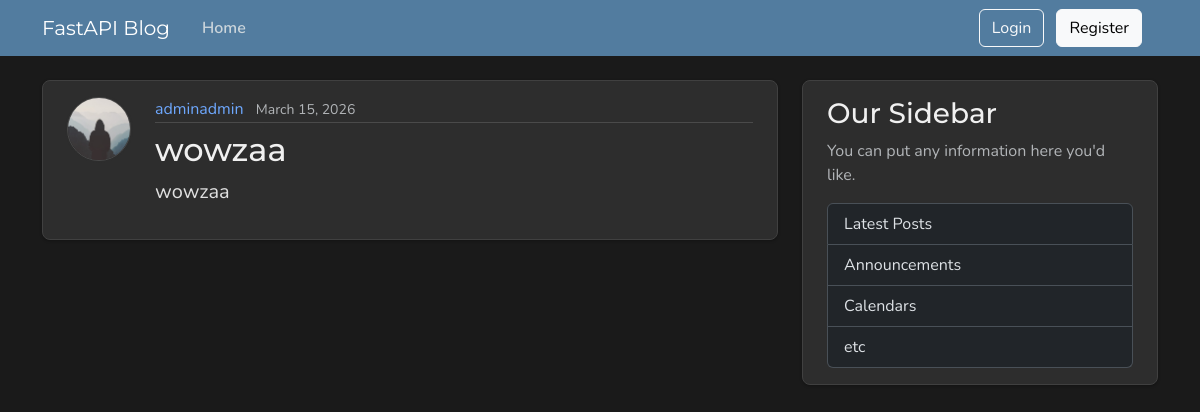
Page /posts on the earlier database version.
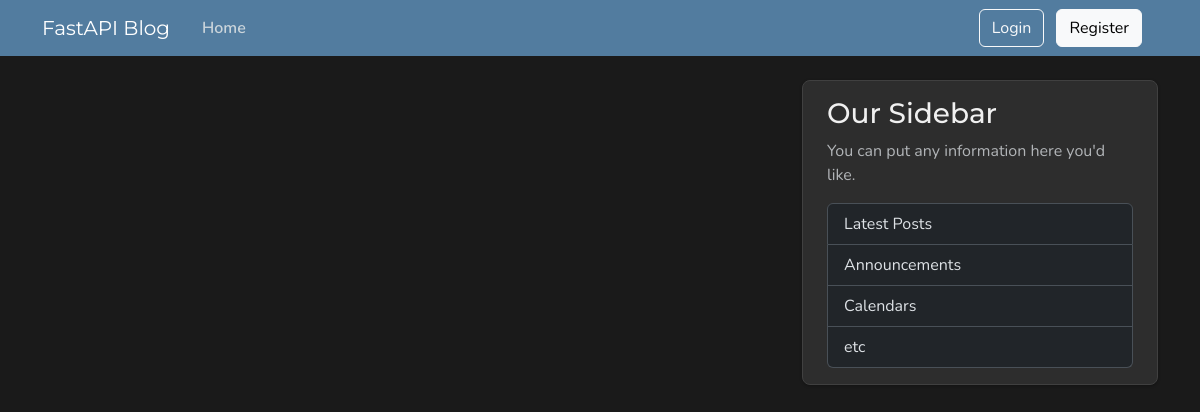
Same page on the later database version.
### models.py (models this page shows, shortened)
class Post(Base):
    __tablename__ = "posts"
    id: Mapped[int] = mapped_column(Integer, primary_key=True, index=True)
    title: Mapped[str] = mapped_column(String(100), nullable=False)
    content: Mapped[str] = mapped_column(Text, nullable=False)
    user_id: Mapped[int] = mapped_column(
        ForeignKey("users.id"),
        nullable=False,
        index=True,
    )
    date_posted: Mapped[datetime] = mapped_column(
        DateTime(timezone=True),
        default=lambda: datetime.now(UTC),
    )
    author: Mapped[User] = relationship(back_populates="posts")

class User(Base):
    __tablename__ = "users"
    id: Mapped[int] = mapped_column(Integer, primary_key=True, index=True)
    username: Mapped[str] = mapped_column(String(50), unique=True, nullable=False)
    email: Mapped[str] = mapped_column(String(120), unique=True, nullable=False)
    password_hash: Mapped[str] = mapped_column(String(200), nullable=False)
    image_file: Mapped[str | None] = mapped_column(
        String(200),
        nullable=True,
        default=None,
    )
    posts: Mapped[list[Post]] = relationship(
        back_populates="author",
        cascade="all, delete-orphan",
    )

### main.py (the view)
@app.get("/", include_in_schema=False, name="home")
@app.get("/posts", include_in_schema=False, name="posts")
async def home(request: Request, db: Annotated[AsyncSession, Depends(get_db)]):
    result = await db.execute(
        select(models.Post)
        .options(selectinload(models.Post.author))  # eager loading
        .order_by(models.Post.date_posted.desc())
    )
    posts = result.scalars().all()
    return templates.TemplateResponse(
        request,
        "home.html",
        {"posts": posts, "title": "Home"},
    )

### templates/home.html
{% extends "layout.html" %}
{% block content %}
  {% for post in posts %}
    <article class="content-section py-3 px-4 mb-4">
      <div class="d-flex align-items-start gap-4">
        <img class="rounded-circle article-img flex-shrink-0"
             src="{{ post.author.image_path }}"
             alt="{{ post.author.username }}'s profile picture"
             width="64"
             height="64"
             loading="lazy">
        <div class="flex-grow-1">
          <div class="article-metadata mb-2">
            <a class="me-2"
               href="{{ url_for("user_posts", user_id=post.author.id) }}">{{ post.author.username }}</a>
            <small class="text-body-secondary">{{ post.date_posted.strftime("%B %d, %Y") }}</small>
          </div>
          <h2>
            <a class="article-title"
               href="{{ url_for("post_page", post_id=post.id) }}">{{ post.title }}</a>
          </h2>
          <p class="article-content">{{ post.content }}</p>
        </div>
      </div>
    </article>
  {% endfor %}
{% endblock content %}

### templates/layout.html (shortened to what this page needs)
<!DOCTYPE html>
<html lang="en">
  <head>
    <link href="https://cdn.jsdelivr.net/npm/bootstrap@5.3.8/dist/css/bootstrap.min.css"
          rel="stylesheet"
>
    <link rel="stylesheet"
          type="text/css"
          href="{{ url_for("static", path='css/main.css') }}">
    </head>
  <body class="d-flex flex-column min-vh-100">
    <header class="site-header">
      <nav class="navbar navbar-expand-md bg-steel fixed-top"
           data-bs-theme="dark">
        <div class="container">
          <a class="navbar-brand me-4" href="{{ url_for("home") }}">FastAPI Blog</a>
          <div class="collapse navbar-collapse" id="navbarToggle">
            <div class="navbar-nav me-auto">
              <a class="nav-link active"
                 aria-current="page"
                 href="{{ url_for("home") }}">Home</a>
            </div>
            <div class="navbar-nav">
              <div id="loggedOutNav">
                <a class="btn btn-outline-light mb-2 mb-md-0 me-md-2" href="{{ url_for("login_page") }}">Login</a>
                <a class="btn btn-light mb-2 mb-md-0 me-md-3" href="{{ url_for("register_page") }}">Register</a>
              </div>
            </div>
          </div>
        </div>
      </nav>
    </header>
    <main role="main" class="container">
      <div class="row">
        <div class="col-md-8">
          {% block content %}
          {% endblock content %}
        </div>
        <aside class="col-md-4">
          <div class="content-section py-3 px-4 mb-4">
            <h3>Our Sidebar</h3>
            <p class="text-body-secondary">You can put any information here you'd like.</p>
            <ul class="list-group">
              <li class="list-group-item">Latest Posts</li>
              <li class="list-group-item">Announcements</li>
              <li class="list-group-item">Calendars</li>
              <li class="list-group-item">etc</li>
            </ul>
          </div>
        </aside>
      </div>
    </main>
  </body>
</html>

### static/css/main.css (style rules this page uses)
:root { --font-heading: "Montserrat", system-ui, -apple-system, BlinkMacSystemFont, sans-serif; --font-body: "Nunito", system-ui, -apple-system, BlinkMacSystemFont, sans-serif; --color-bg-body: #fafafa; --color-bg-content: #ffffff; --color-text-primary: #333333; --color-text-heading: #444444; --color-steel: #527c9f; --color-nav-link: #cbd5db; --color-nav-link-hover: #ffffff; --color-link-hover: #428bca; --color-border: #dddddd; --color-border-light: #e3e3e3; --spacing-xl: 5rem; --article-img-size: 4rem; --account-img-size: 7.813rem; }
body { font-family: var(--font-body); background: var(--color-bg-body); color: var(--color-text-primary); }
main { padding-top: var(--spacing-xl); }
h1, h2, h3, h4, h5, h6 { font-family: var(--font-heading); color: var(--color-text-heading); }
.navbar-brand { font-family: var(--font-heading); }
a { text-decoration: none; }
.bg-steel { background-color: var(--color-steel); }
.site-header .navbar-nav .nav-link { color: var(--color-nav-link); transition: color 0.2s ease-in-out; }
.site-header .navbar-nav .nav-link.active { font-weight: 600; }
.content-section { background: var(--color-bg-content); border: 1px solid var(--color-border); border-radius: 0.5rem; box-shadow: 0 2px 4px rgba(15, 23, 42, 0.05); transition: box-shadow 0.15s ease, transform 0.15s ease, border-color 0.15s ease; }
[data-bs-theme="dark"] { --color-bg-body: #1a1a1a; --color-bg-content: #2d2d2d; --color-text-primary: #e0e0e0; --color-text-heading: #f0f0f0; --color-border: #404040; --color-border-light: #4a4a4a; }
[data-bs-theme="dark"] .content-section { box-shadow: 0 1px 3px rgba(0, 0, 0, 0.3); }

Differences in the rows shown:
removed Post: author.username "adminadmin", date_posted "March 15, 2026", title "wowzaa", content "wowzaa"
